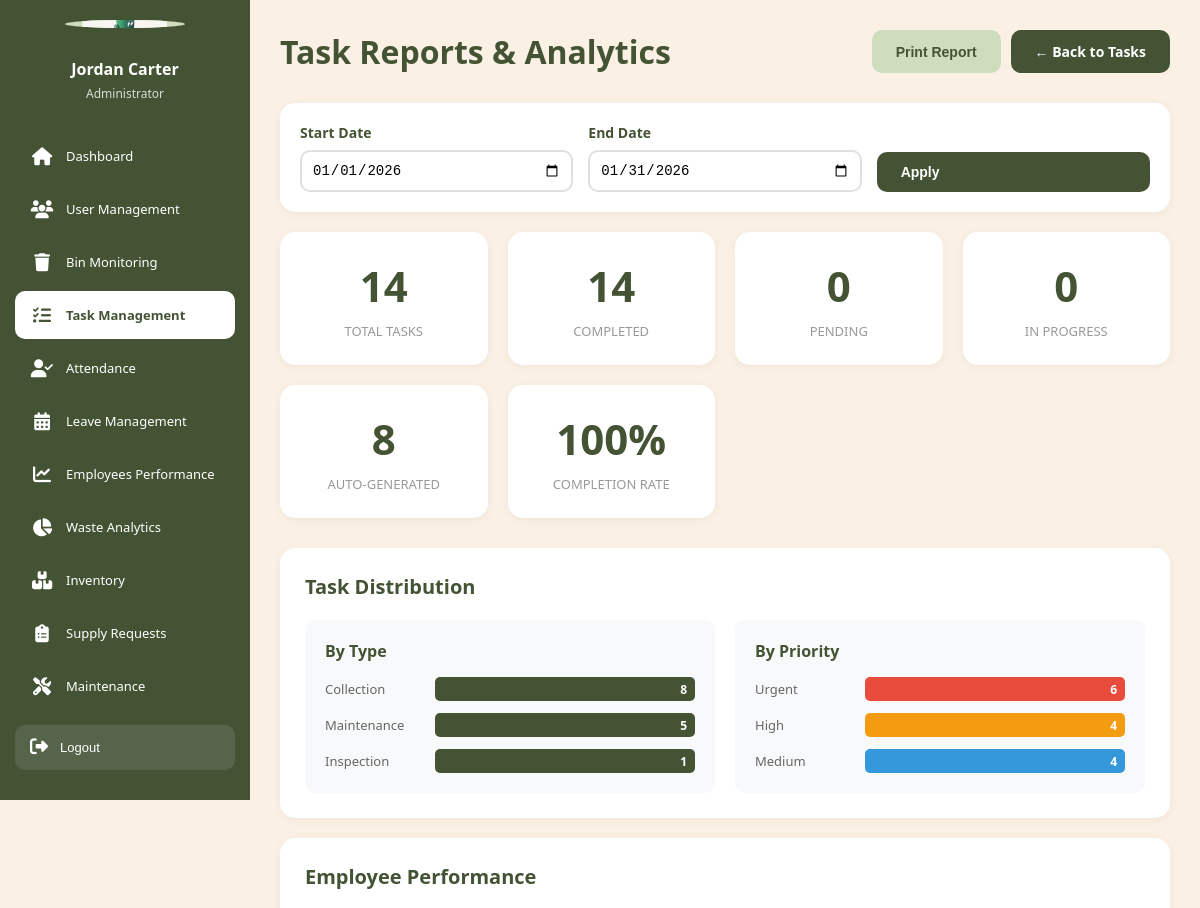
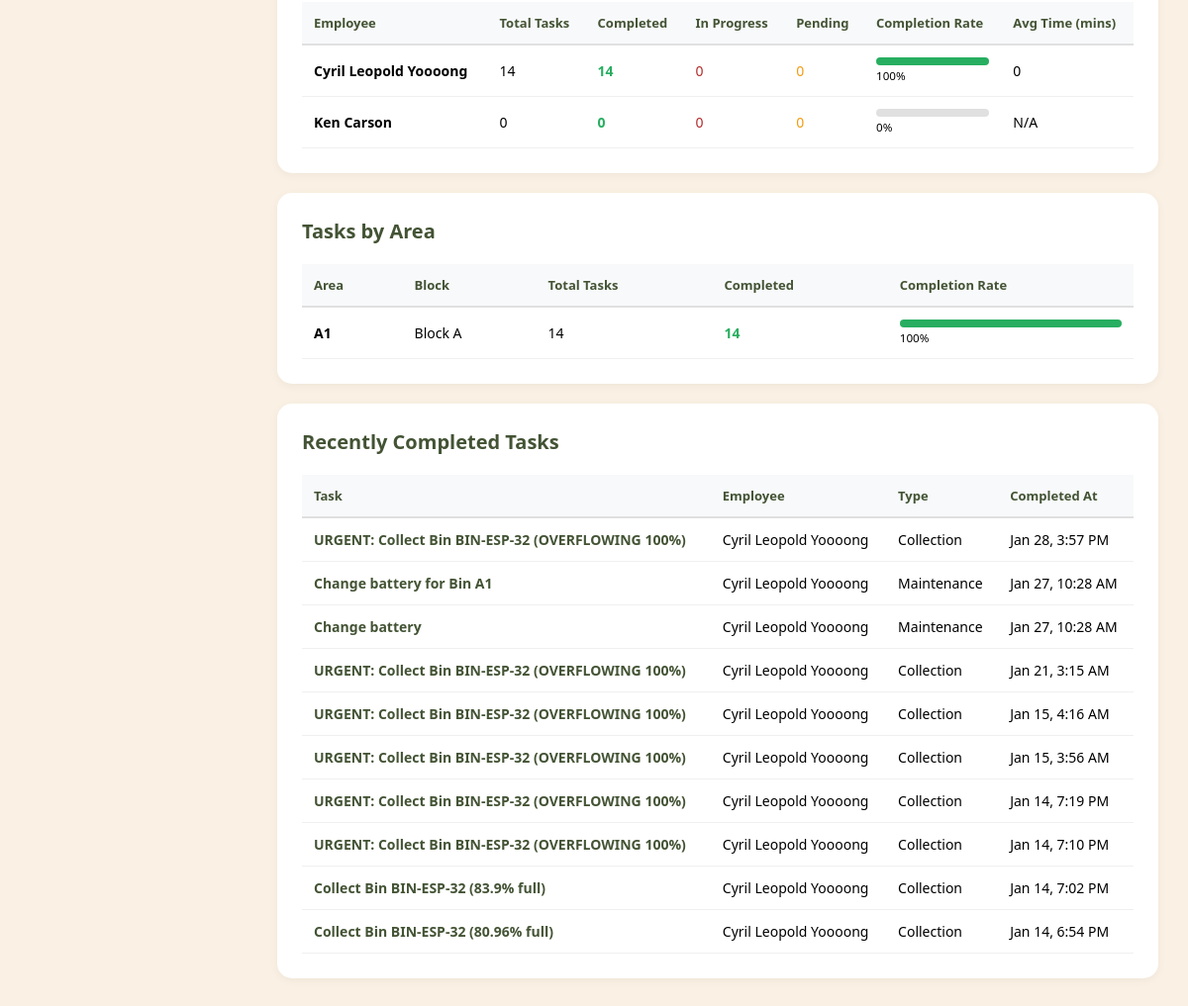
/admin/task_reports.php (signed in), run on the app's committed database (2 pictures, top to bottom).
### tables this page shows
CREATE TABLE `tasks` (
  `task_id` int(11) NOT NULL,
  `created_by` int(11) NOT NULL COMMENT 'Admin who created the task',
  `area_id` int(11) NOT NULL,
  `assigned_to` int(11) NOT NULL COMMENT 'Employee assigned to task',
  `task_title` varchar(200) NOT NULL,
  `task_type` enum('collection','maintenance','inspection','emergency') NOT NULL,
  `priority` enum('low','medium','high','urgent') DEFAULT 'medium',
  `description` text DEFAULT NULL,
  `status` enum('pending','in_progress','completed','cancelled') DEFAULT 'pending',
  `is_auto_generated` tinyint(1) DEFAULT 0 COMMENT 'Was this task auto-created by system?',
  `triggered_by_bin` int(11) DEFAULT NULL COMMENT 'Bin that triggered auto-task creation',
  `scheduled_date` date NOT NULL,
  `scheduled_time` time DEFAULT NULL,
  `started_at` timestamp NULL DEFAULT NULL,
  `completed_at` timestamp NULL DEFAULT NULL,
  `completion_notes` text DEFAULT NULL,
  `created_at` timestamp NOT NULL DEFAULT current_timestamp()
);

CREATE TABLE `employees` (
  `employee_id` int(11) NOT NULL,
  `username` varchar(50) NOT NULL,
  `password` varchar(255) NOT NULL COMMENT 'Hashed password using password_hash()',
  `email` varchar(100) NOT NULL,
  `language` varchar(5) DEFAULT 'en',
  `full_name` varchar(100) NOT NULL,
  `phone_number` varchar(20) DEFAULT NULL,
  `profile_picture` varchar(255) DEFAULT NULL,
  `area_id` int(11) DEFAULT NULL,
  `created_at` timestamp NOT NULL DEFAULT current_timestamp(),
  `last_login` timestamp NULL DEFAULT NULL,
  `status` enum('active','on_leave','inactive') DEFAULT 'active'
);

### config/database.php (called while the page is built, shortened)
<?php
$options = [
    PDO::ATTR_ERRMODE            => PDO::ERRMODE_EXCEPTION,
    PDO::ATTR_DEFAULT_FETCH_MODE => PDO::FETCH_ASSOC,
    PDO::ATTR_EMULATE_PREPARES   => false,
    PDO::ATTR_PERSISTENT         => false,
];
try {
    $dsn = "mysql:host=" . DB_HOST . ";dbname=" . DB_NAME . ";charset=" . DB_CHARSET;
    $pdo = new PDO($dsn, DB_USER, DB_PASS, $options);
} catch (PDOException $e) {
    die("Database Connection Failed: " . $e->getMessage());
}
function query($sql, $params = []) {
    global $pdo;
    $stmt = $pdo->prepare($sql);
    $stmt->execute($params);
    return $stmt;
}
function getOne($sql, $params = []) {
    $stmt = query($sql, $params);
    return $stmt->fetch();
}
function getAll($sql, $params = []) {
    $stmt = query($sql, $params);
    return $stmt->fetchAll();
}
?>

### admin/task_reports.php (the view, shortened to what this page needs)
<?php
require_once '../config/database.php';
$start_date = $_GET['start_date'] ?? date('Y-m-01');
$end_date = $_GET['end_date'] ?? date('Y-m-d');
$total_tasks = getOne("SELECT COUNT(*) as count FROM tasks WHERE DATE(created_at) BETWEEN ? AND ?", [$start_date, $end_date])['count'];
$completed_tasks = getOne("SELECT COUNT(*) as count FROM tasks WHERE status = 'completed' AND DATE(completed_at) BETWEEN ? AND ?", [$start_date, $end_date])['count'];
$pending_tasks = getOne("SELECT COUNT(*) as count FROM tasks WHERE status = 'pending'")['count'];
$in_progress_tasks = getOne("SELECT COUNT(*) as count FROM tasks WHERE status = 'in_progress'")['count'];
$auto_generated = getOne("SELECT COUNT(*) as count FROM tasks WHERE is_auto_generated = 1 AND DATE(created_at) BETWEEN ? AND ?", [$start_date, $end_date])['count'];
$completion_rate = $total_tasks > 0 ? round(($completed_tasks / $total_tasks) * 100, 1) : 0;
$by_type = getAll("SELECT task_type, COUNT(*) as count
                   FROM tasks
                   WHERE DATE(created_at) BETWEEN ? AND ?
                   GROUP BY task_type
                   ORDER BY count DESC", [$start_date, $end_date]);
$by_priority = getAll("SELECT priority, COUNT(*) as count
                       FROM tasks
                       WHERE DATE(created_at) BETWEEN ? AND ?
                       GROUP BY priority
                       ORDER BY FIELD(priority, 'urgent', 'high', 'medium', 'low')", [$start_date, $end_date]);
$employee_stats = getAll("SELECT
                          e.full_name,
                          COUNT(t.task_id) as total_tasks,
                          SUM(CASE WHEN t.status = 'completed' THEN 1 ELSE 0 END) as completed,
                          SUM(CASE WHEN t.status = 'pending' THEN 1 ELSE 0 END) as pending,
                          SUM(CASE WHEN t.status = 'in_progress' THEN 1 ELSE 0 END) as in_progress,
                          AVG(CASE
                              WHEN t.completed_at IS NOT NULL AND t.started_at IS NOT NULL
                              THEN TIMESTAMPDIFF(MINUTE, t.started_at, t.completed_at)
                              ELSE NULL
                          END) as avg_completion_time
                          FROM employees e
                          LEFT JOIN tasks t ON e.employee_id = t.assigned_to
                              AND DATE(t.created_at) BETWEEN ? AND ?
                          WHERE e.status = 'active'
                          GROUP BY e.employee_id, e.full_name
                          ORDER BY completed DESC", [$start_date, $end_date]);
$recent_completed = getAll("SELECT t.*, e.full_name as employee_name
                            FROM tasks t
                            LEFT JOIN employees e ON t.assigned_to = e.employee_id
                            WHERE t.status = 'completed'
                            AND DATE(t.completed_at) BETWEEN ? AND ?
                            ORDER BY t.completed_at DESC
                            LIMIT 10", [$start_date, $end_date]);
$by_area = getAll("SELECT
                   a.area_name,
                   a.block,
                   COUNT(t.task_id) as task_count,
                   SUM(CASE WHEN t.status = 'completed' THEN 1 ELSE 0 END) as completed
                   FROM areas a
                   LEFT JOIN tasks t ON a.area_id = t.area_id
                       AND DATE(t.created_at) BETWEEN ? AND ?
                   GROUP BY a.area_id, a.area_name, a.block
                   HAVING task_count > 0
                   ORDER BY task_count DESC", [$start_date, $end_date]);
?>
<!DOCTYPE html>
<html lang="en">
<head>
</head>
<body>
    <?php include '../includes/admin_sidebar.php'; ?>
    <main class="main-content">
        <div class="page-header">
            <h1>Task Reports & Analytics</h1>
            <div class="header-actions">
                <button onclick="window.print()" class="btn btn-primary">
                    Print Report
                </button>
                <a href="tasks.php" class="btn btn-secondary">
                    ← Back to Tasks
                </a>
            </div>
        </div>
        <div class="filters">
            <form method="GET">
                <div class="filter-group">
                    <label>Start Date</label>
                    <input type="date" name="start_date" value="<?php echo $start_date; ?>">
                </div>
                <div class="filter-group">
                    <label>End Date</label>
                    <input type="date" name="end_date" value="<?php echo $end_date; ?>" max="<?php echo date('Y-m-d'); ?>">
                </div>
                <div class="filter-group">
                    <label>&nbsp;</label>
                    <button type="submit" class="btn btn-secondary" style="width: 100%;">Apply</button>
                </div>
            </form>
        </div>
        <div class="stats-grid">
            <div class="stat-card primary">
                <div class="value"><?php echo $total_tasks; ?></div>
                <div class="label">Total Tasks</div>
            </div>
            <div class="stat-card success">
                <div class="value"><?php echo $completed_tasks; ?></div>
                <div class="label">Completed</div>
            </div>
            <div class="stat-card warning">
                <div class="value"><?php echo $pending_tasks; ?></div>
                <div class="label">Pending</div>
            </div>
            <div class="stat-card info">
                <div class="value"><?php echo $in_progress_tasks; ?></div>
                <div class="label">In Progress</div>
            </div>
            <div class="stat-card purple">
                <div class="value"><?php echo $auto_generated; ?></div>
                <div class="label">Auto-Generated</div>
            </div>
            <div class="stat-card success">
                <div class="value"><?php echo $completion_rate; ?>%</div>
                <div class="label">Completion Rate</div>
            </div>
        </div>
        <div class="report-section">
            <h2>Task Distribution</h2>
            <div class="chart-container">
                <div class="chart-item">
                    <h4>By Type</h4>
                    <div class="bar-chart">
                        <?php foreach ($by_type as $item): ?>
                            <?php $percentage = $total_tasks > 0 ? ($item['count'] / $total_tasks) * 100 : 0; ?>
                            <div class="bar-item">
                                <div class="bar-label"><?php echo ucfirst($item['task_type']); ?></div>
                                <div class="bar" style="width: <?php echo $percentage; ?>%;">
                                    <div class="bar-value"><?php echo $item['count']; ?></div>
                                </div>
                            </div>
                        <?php endforeach; ?>
                    </div>
                </div>
                <div class="chart-item">
                    <h4>By Priority</h4>
                    <div class="bar-chart">
                        <?php foreach ($by_priority as $item): ?>
                            <?php $percentage = $total_tasks > 0 ? ($item['count'] / $total_tasks) * 100 : 0; ?>
                            <div class="bar-item">
                                <div class="bar-label"><?php echo ucfirst($item['priority']); ?></div>
                                <div class="bar" style="width: <?php echo $percentage; ?>%; background:
                                    <?php echo $item['priority'] === 'urgent' ? '#e74c3c' :
                                               ($item['priority'] === 'high' ? '#f39c12' :
                                               ($item['priority'] === 'medium' ? '#3498db' : '#27ae60')); ?>">
                                    <div class="bar-value"><?php echo $item['count']; ?></div>
                                </div>
                            </div>
                        <?php endforeach; ?>
                    </div>
                </div>
            </div>
        </div>
        <div class="report-section">
            <h2>Employee Performance</h2>
            <table>
                <thead>
                    <tr>
                        <th>Employee</th>
                        <th>Total Tasks</th>
                        <th>Completed</th>
                        <th>In Progress</th>
                        <th>Pending</th>
                        <th>Completion Rate</th>
                        <th>Avg Time (mins)</th>
                    </tr>
                </thead>
                <tbody>
                    <?php foreach ($employee_stats as $emp): ?>
                        <?php $rate = $emp['total_tasks'] > 0 ? round(($emp['completed'] / $emp['total_tasks']) * 100) : 0; ?>
                        <tr>
                            <td><strong><?php echo htmlspecialchars($emp['full_name']); ?></strong></td>
                            <td><?php echo $emp['total_tasks']; ?></td>
                            <td style="color: #27ae60; font-weight: 600;"><?php echo $emp['completed']; ?></td>
                            <td style="color: #b32c2c;"><?php echo $emp['in_progress']; ?></td>
                            <td style="color: #f39c12;"><?php echo $emp['pending']; ?></td>
                            <td>
                                <div class="progress-bar">
                                    <div class="progress-fill" style="width: <?php echo $rate; ?>%"></div>
                                </div>
                                <small><?php echo $rate; ?>%</small>
                            </td>
                            <td>
                                <?php echo $emp['avg_completion_time'] ? round($emp['avg_completion_time']) : 'N/A'; ?>
                            </td>
                        </tr>
                    <?php endforeach; ?>
                </tbody>
            </table>
        </div>
        <?php if (!empty($by_area)): ?>
            <div class="report-section">
                <h2>Tasks by Area</h2>
                <table>
                    <thead>
                        <tr>
                            <th>Area</th>
                            <th>Block</th>
                            <th>Total Tasks</th>
                            <th>Completed</th>
                            <th>Completion Rate</th>
                        </tr>
                    </thead>
                    <tbody>
                        <?php foreach ($by_area as $area): ?>
                            <?php $rate = $area['task_count'] > 0 ? round(($area['completed'] / $area['task_count']) * 100) : 0; ?>
                            <tr>
                                <td><strong><?php echo htmlspecialchars($area['area_name']); ?></strong></td>
                                <td><?php echo htmlspecialchars($area['block'] ?? 'N/A'); ?></td>
                                <td><?php echo $area['task_count']; ?></td>
                                <td style="color: #27ae60; font-weight: 600;"><?php echo $area['completed']; ?></td>
                                <td>
                                    <div class="progress-bar">
                                        <div class="progress-fill" style="width: <?php echo $rate; ?>%"></div>
                                    </div>
                                    <small><?php echo $rate; ?>%</small>
                                </td>
                            </tr>
                        <?php endforeach; ?>
                    </tbody>
                </table>
            </div>
        <?php endif; ?>
        <?php if (!empty($recent_completed)): ?>
            <div class="report-section">
                <h2>Recently Completed Tasks</h2>
                <table>
                    <thead>
                        <tr>
                            <th>Task</th>
                            <th>Employee</th>
                            <th>Type</th>
                            <th>Completed At</th>
                        </tr>
                    </thead>
                    <tbody>
                        <?php foreach ($recent_completed as $task): ?>
                            <tr>
                                <td>
                                    <a href="task_view.php?id=<?php echo $task['task_id']; ?>" style="color: #435334; text-decoration: none;">
                                        <strong><?php echo htmlspecialchars($task['task_title']); ?></strong>
                                    </a>
                                </td>
                                <td><?php echo htmlspecialchars($task['employee_name']); ?></td>
                                <td><?php echo ucfirst($task['task_type']); ?></td>
                                <td><?php echo date('M j, g:i A', strtotime($task['completed_at'])); ?></td>
                            </tr>
                        <?php endforeach; ?>
                    </tbody>
                </table>
            </div>
        <?php endif; ?>
    </main>
</body>
</html>

### data on the page
tasks: task_title "URGENT: Collect Bin BIN-ESP-32 (OVERFLOWING 100%)", assigned_to.full_name "Cyril Leopold Yoooong", task_type "Collection", completed_at "Jan 28, 3:57 PM"
tasks: task_title "Change battery for Bin A1", assigned_to.full_name "Cyril Leopold Yoooong", task_type "Maintenance", completed_at "Jan 27, 10:28 AM"
tasks: task_title "Change battery", assigned_to.full_name "Cyril Leopold Yoooong", task_type "Maintenance", completed_at "Jan 27, 10:28 AM"
tasks: task_title "URGENT: Collect Bin BIN-ESP-32 (OVERFLOWING 100%)", assigned_to.full_name "Cyril Leopold Yoooong", task_type "Collection", completed_at "Jan 21, 3:15 AM"
tasks: task_title "URGENT: Collect Bin BIN-ESP-32 (OVERFLOWING 100%)", assigned_to.full_name "Cyril Leopold Yoooong", task_type "Collection", completed_at "Jan 15, 4:16 AM"
tasks: task_title "URGENT: Collect Bin BIN-ESP-32 (OVERFLOWING 100%)", assigned_to.full_name "Cyril Leopold Yoooong", task_type "Collection", completed_at "Jan 15, 3:56 AM"
tasks: task_title "URGENT: Collect Bin BIN-ESP-32 (OVERFLOWING 100%)", assigned_to.full_name "Cyril Leopold Yoooong", task_type "Collection", completed_at "Jan 14, 7:19 PM"
tasks: task_title "URGENT: Collect Bin BIN-ESP-32 (OVERFLOWING 100%)", assigned_to.full_name "Cyril Leopold Yoooong", task_type "Collection", completed_at "Jan 14, 7:10 PM"
tasks: task_title "Collect Bin BIN-ESP-32 (83.9% full)", assigned_to.full_name "Cyril Leopold Yoooong", task_type "Collection", completed_at "Jan 14, 7:02 PM"
tasks: task_title "Collect Bin BIN-ESP-32 (80.96% full)", assigned_to.full_name "Cyril Leopold Yoooong", task_type "Collection", completed_at "Jan 14, 6:54 PM"

### other printed values
$admin_name "Jordan Carter"
$total_tasks "14"
$completed_tasks "14"
$pending_tasks "0"
$in_progress_tasks "0"
$auto_generated "8"
$completion_rate "100"
$item['task_type'] "Collection"
$item['count'] "8"
$item['task_type'] "Maintenance"
$item['count'] "5"
$item['task_type'] "Inspection"
$item['count'] "1"
$item['priority'] "Urgent"
$item['count'] "6"
